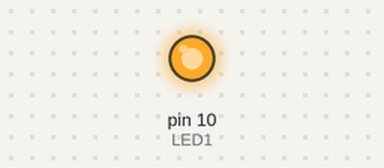
The sketch below on a simulated Arduino Uno, built with avr-gcc and run on an emulated ATmega328P. On the bench: output pins drawn as LEDs (lit = HIGH).

Above: at 0.05 s.
Timing chart, 0 to 3.0 s (numbered marks = the images above):
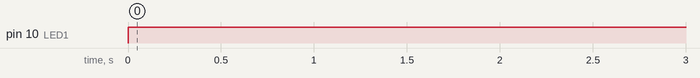

The sketch:

sketch_mar9a.ino
```cpp
#include <PCM.h>


int LED1 = 10;
int LED2 = 12;
int LED3 = 11;

void setup() {
  // put your setup code here, to run once:
pinMode(LED1,OUTPUT);
//pinMode(LED2,OUTPUT);
//pinMode(LED3,OUTPUT);

}

void loop() {
  // put your main code here, to run repeatedly:
digitalWrite (LED1,HIGH) ;
//digitalWrite (LED2,LOW) ;
//digitalWrite (LED3,LOW) ;
delay(2000) ;
digitalWrite (LED1,LOW) ;
//digitalWrite (LED2,HIGH) ;
//digitalWrite (LED3,LOW) ;
//delay(2000) ;
//digitalWrite (LED1,LOW) ;
//digitalWrite (LED2,LOW) ;
//digitalWrite (LED3,HIGH) ;
//delay(2000) ;


}
```

Measured:
- by itself, pin 10 (LED1): LOW → HIGH at 0.00 s
